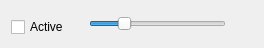
<?xml version="1.0" encoding="UTF-8"?>
<ui version="4.0">
 <class>GUI_Crossfader</class>
 <widget class="QWidget" name="GUI_Crossfader">
  <property name="geometry">
   <rect>
    <x>0</x>
    <y>0</y>
    <width>264</width>
    <height>44</height>
   </rect>
  </property>
  <layout class="QGridLayout" name="grid_layout">
   <property name="horizontalSpacing">
    <number>20</number>
   </property>
   <item row="1" column="0">
    <widget class="QCheckBox" name="cb_active">
     <property name="text">
      <string notr="true">Active</string>
     </property>
    </widget>
   </item>
   <item row="0" column="2" rowspan="2">
    <widget class="QLabel" name="lab_crossfader">
     <property name="text">
      <string notr="true"/>
     </property>
     <property name="alignment">
      <set>Qt::AlignRight|Qt::AlignTrailing|Qt::AlignVCenter</set>
     </property>
    </widget>
   </item>
   <item row="0" column="1" rowspan="2">
    <widget class="Gui::Slider" name="sli_crossfader">
     <property name="minimum">
      <number>2000</number>
     </property>
     <property name="maximum">
      <number>15000</number>
     </property>
     <property name="singleStep">
      <number>100</number>
     </property>
     <property name="pageStep">
      <number>1000</number>
     </property>
     <property name="value">
      <number>5000</number>
     </property>
     <property name="sliderPosition">
      <number>5000</number>
     </property>
     <property name="orientation">
      <enum>Qt::Horizontal</enum>
     </property>
    </widget>
   </item>
  </layout>
 </widget>
 <customwidgets>
  <customwidget>
   <class>Gui::Slider</class>
   <extends>QSlider</extends>
   <header>GUI/Helper/Widgets/Slider.h</header>
  </customwidget>
 </customwidgets>
 <resources/>
 <connections/>
</ui>
